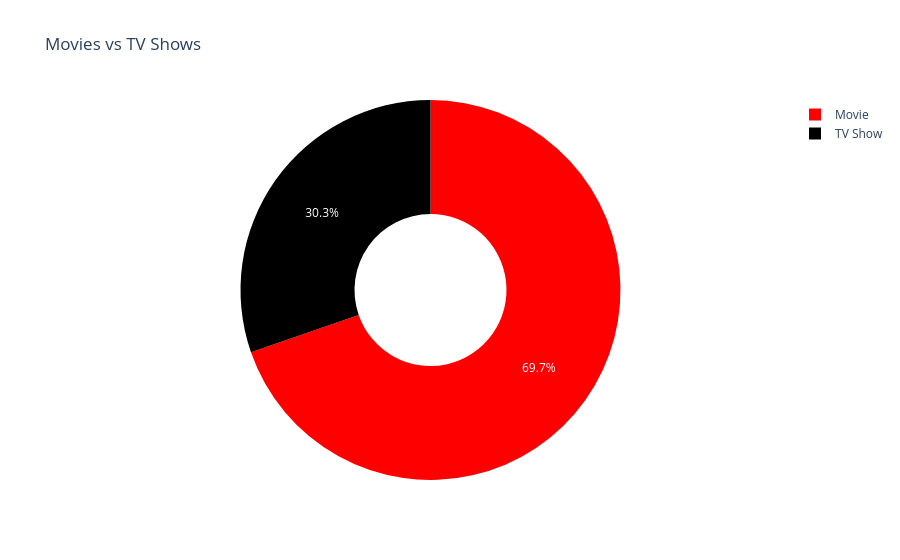

The cell this chart's notebook holds for it:
### Code cell
#pie chart
fig_pie = px.pie(content_counts,
    names = 'Content Type',
    values = 'Total Count',
    title = 'Movies vs TV Shows',
    hole = 0.4,
    color_discrete_sequence = ['red','black'])

fig_pie.show()

### Figure 1 — Plotly figure (JSON) as saved in the notebook; plotly's stock layout.template omitted (floating-point values rounded to 4 significant figures)
{"data": [{"domain": {"x": [0, 1], "y": [0, 1]}, "hole": 0.4, "hovertemplate": "Content Type=%{label}<br>Total Count=%{value}<extra></extra>", "labels": ["Movie", "TV Show"], "legendgroup": "", "name": "", "showlegend": true, "type": "pie", "values": [6126, 2664]}], "layout": {"legend": {"tracegroupgap": 0}, "piecolorway": ["red", "black"], "title": {"text": "Movies vs TV Shows"}}}
